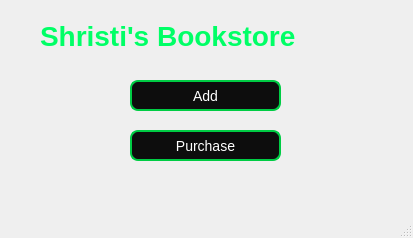
<?xml version="1.0" encoding="UTF-8"?>
<ui version="4.0">
 <class>MainWindow</class>
 <widget class="QMainWindow" name="MainWindow">
  <property name="geometry">
   <rect>
    <x>0</x>
    <y>0</y>
    <width>413</width>
    <height>238</height>
   </rect>
  </property>
  <property name="windowTitle">
   <string>MainWindow</string>
  </property>
  <widget class="QWidget" name="centralwidget">
   <widget class="QLabel" name="label">
    <property name="geometry">
     <rect>
      <x>40</x>
      <y>20</y>
      <width>341</width>
      <height>31</height>
     </rect>
    </property>
    <property name="styleSheet">
     <string notr="true">QLabel {
    color: #00ff66;                      /* neon green */
    background-color: transparent;       /* remove ugly black box */
    font-family: &quot;Consolas&quot;, &quot;Courier New&quot;, monospace;
    font-size: 28px;
    font-weight: bold;
    text-align: center;
    text-shadow: 0px 0px 10px #00ff66;   /* glow effect */
}</string>
    </property>
    <property name="text">
     <string>Shristi's Bookstore</string>
    </property>
   </widget>
   <widget class="QPushButton" name="pushButton">
    <property name="geometry">
     <rect>
      <x>130</x>
      <y>80</y>
      <width>151</width>
      <height>31</height>
     </rect>
    </property>
    <property name="styleSheet">
     <string notr="true">QPushButton {
    background-color: #0d0d0d;           /* deep black */
    color: #ffffff;
    border: 2px solid #00cc44;
    border-radius: 8px;
    padding: 8px 16px;
    font-family: &quot;Consolas&quot;, &quot;Courier New&quot;, monospace;
    font-size: 14px;
}

QPushButton:hover {
    background-color: #1a1a1a;           /* slight hover glow */
    border: 2px solid #00ff66;
    color: #00ffcc;
}

QPushButton:pressed {
    background-color: #003300;           /* pressed effect */
    border: 2px solid #00ff66;
}</string>
    </property>
    <property name="text">
     <string>Add</string>
    </property>
   </widget>
   <widget class="QPushButton" name="pushButton_2">
    <property name="geometry">
     <rect>
      <x>130</x>
      <y>130</y>
      <width>151</width>
      <height>31</height>
     </rect>
    </property>
    <property name="styleSheet">
     <string notr="true">QPushButton {
    background-color: #0d0d0d;           /* deep black */
    color: #ffffff;
    border: 2px solid #00cc44;
    border-radius: 8px;
    padding: 8px 16px;
    font-family: &quot;Consolas&quot;, &quot;Courier New&quot;, monospace;
    font-size: 14px;
}

QPushButton:hover {
    background-color: #1a1a1a;           /* slight hover glow */
    border: 2px solid #00ff66;
    color: #00ffcc;
}

QPushButton:pressed {
    background-color: #003300;           /* pressed effect */
    border: 2px solid #00ff66;
}</string>
    </property>
    <property name="text">
     <string>Purchase</string>
    </property>
   </widget>
  </widget>
  <widget class="QStatusBar" name="statusbar"/>
 </widget>
 <resources/>
 <connections/>
</ui>
